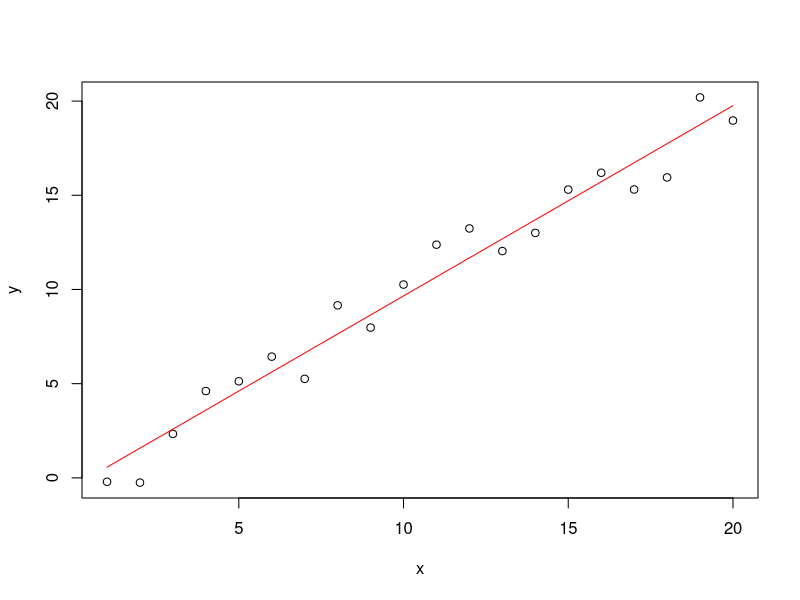

This figure's R source:
## ---- chunk 1
knitr::opts_chunk$set(echo = TRUE)
## ---- chunk 2
# create a “list” of values from 1 to 20
x <- 1:20
# use this list to create a “table” with two columns x and y; add
# some noise to the y observations
d <- data.frame(x = x, y = x + rnorm(x))
# make a plot
plot(d)
# fit a linear regression
r <- lm(y ~ x, data = d)
# add to plot
lines(x, r$fitted.values, col = "red")
# get the statistics of the fit
summary(r)
# clean up
rm(x, d, r)
## ---- chunk 3
1 + sin(pi/2) 
nchar("math") # number of characters in the word “math”
## ---- chunk 4
N_Avogrado = 6.022e23 # we cannot use NA as name!

N_fmol = 2
N_abs  = N_fmol * N_Avogrado * 1e-15

# print the result
N_abs
## ---- chunk 5
ls()
rm(N_abs, N_Avogrado)
ls()
## ---- chunk 6
fmol_to_abs <- function(fmol) {
  
  N_Avogrado = 6.022e23
  
  N_abs = fmol * N_Avogrado * 1e-15
  
  return(N_abs)
  
}

fmol_to_abs(N_fmol)
## ---- chunk 7
ls()
## ---- chunk 8
fmol_to_abs <- function(fmol) {
  
  N_Avogrado = 6.022e23
  
  fmol * N_Avogrado * 1e-15
  
}

fmol_to_abs(N_fmol)
## ---- chunk 9
mol_to_abs <- function(mol, prefix = "f") {
  
  prefix_meaning = c("a" = 1e-18,
                     "f" = 1e-15, 
                     "p" = 1e-12,
                     "n" = 1e-09,
                     "µ" = 1e-06,
                     "m" = 1e-03)
  
  mol * 6.022e23 * prefix_meaning[[prefix]]
  
}

# the default "f" is assumed for the omitted ‘prefix’ parameter
mol_to_abs(N_fmol) 
# with ‘prefix’ being specified, the default is ignored
mol_to_abs(20, prefix = "µ")
# unnamed arguments are interpreted in the order of the function's definition
mol_to_abs(20, "µ")
# when named, arguments can be provided in any order
mol_to_abs(prefix = "µ", mol = 20)
## ---- chunk 10
mol_to_abs
